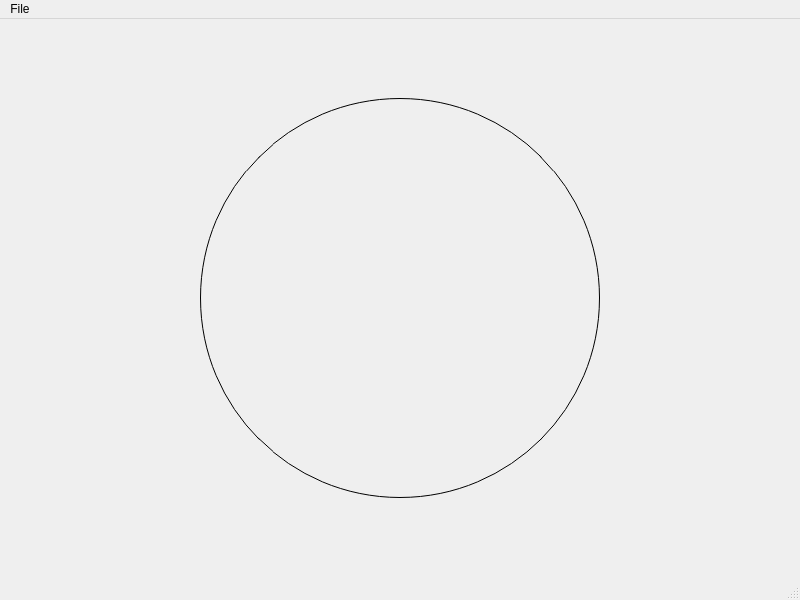
<?xml version="1.0" encoding="UTF-8"?>
<ui version="4.0">
 <class>MainWindow</class>
 <widget class="QMainWindow" name="MainWindow">
  <property name="geometry">
   <rect>
    <x>0</x>
    <y>0</y>
    <width>800</width>
    <height>600</height>
   </rect>
  </property>
  <property name="windowTitle">
   <string>MainWindow</string>
  </property>
  <widget class="QWidget" name="centralwidget">
   <layout class="QVBoxLayout" name="verticalLayout">
    <item>
     <layout class="QHBoxLayout" name="horizontalLayout">
      <item>
       <spacer name="horizontalSpacer">
        <property name="orientation">
         <enum>Qt::Horizontal</enum>
        </property>
        <property name="sizeHint" stdset="0">
         <size>
          <width>40</width>
          <height>20</height>
         </size>
        </property>
       </spacer>
      </item>
      <item>
       <widget class="MovableImage" name="image">
        <property name="sizePolicy">
         <sizepolicy hsizetype="Fixed" vsizetype="Expanding">
          <horstretch>0</horstretch>
          <verstretch>0</verstretch>
         </sizepolicy>
        </property>
        <property name="minimumSize">
         <size>
          <width>400</width>
          <height>400</height>
         </size>
        </property>
        <property name="maximumSize">
         <size>
          <width>400</width>
          <height>400</height>
         </size>
        </property>
        <property name="styleSheet">
         <string notr="true">border-width: 1px;
border-radius: 200px;
border-color: black;
border-style: outset;
</string>
        </property>
        <property name="text">
         <string/>
        </property>
       </widget>
      </item>
      <item>
       <spacer name="horizontalSpacer_2">
        <property name="orientation">
         <enum>Qt::Horizontal</enum>
        </property>
        <property name="sizeHint" stdset="0">
         <size>
          <width>40</width>
          <height>20</height>
         </size>
        </property>
       </spacer>
      </item>
     </layout>
    </item>
   </layout>
  </widget>
  <widget class="QMenuBar" name="menubar">
   <property name="geometry">
    <rect>
     <x>0</x>
     <y>0</y>
     <width>800</width>
     <height>22</height>
    </rect>
   </property>
   <widget class="QMenu" name="menuFile">
    <property name="title">
     <string>File</string>
    </property>
    <addaction name="actionOpen"/>
    <addaction name="actionSave"/>
   </widget>
   <addaction name="menuFile"/>
  </widget>
  <widget class="QStatusBar" name="statusbar"/>
  <action name="actionOpen">
   <property name="text">
    <string>Open</string>
   </property>
  </action>
  <action name="actionSave">
   <property name="text">
    <string>Save</string>
   </property>
  </action>
 </widget>
 <customwidgets>
  <customwidget>
   <class>MovableImage</class>
   <extends>QLabel</extends>
   <header>movable_image.h</header>
  </customwidget>
 </customwidgets>
 <resources/>
 <connections/>
</ui>
